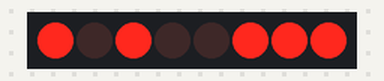
Bench run of a sketch on a simulated Arduino Uno, built with avr-gcc and run on an emulated ATmega328P. Parts: 8 shift-register outputs drawn as a row of LEDs (first output left, lit = HIGH). Wiring (inferred from the names in the program): shift register (74HC595): data pin 7; shift clock pin 5; latch pin 6. Wiring (inferred from the signals the program sends): row of LEDs: on Q0, Q1, Q2, Q3, Q4, Q5, Q6, Q7. Random numbers use the default seed unless the sketch sets one.

Above: at 0.1 s.
At 4.1 s:
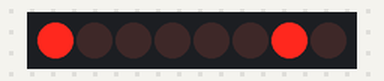
At 9.1 s:
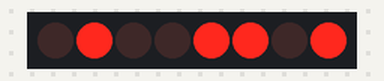
At 19.1 s:
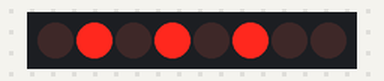
At 29.1 s:
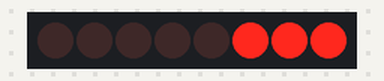
At 39.1 s:
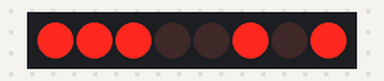
Timing chart, 0 to 40.0 s (numbered marks = the images above):
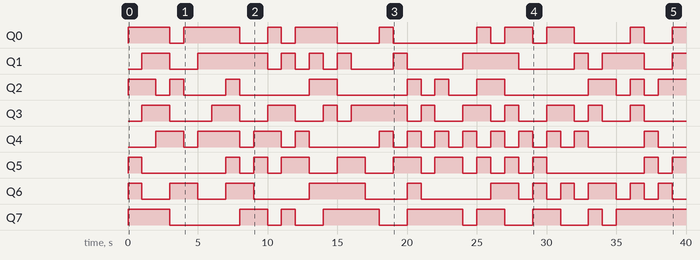

Measured:
- by itself, Q0: LOW → HIGH at 0.00 s, → LOW 3.0 s later, → HIGH 1.0 s later, → LOW 4.0 s later, … (19 changes in this stretch)
- by itself, Q1: LOW → HIGH at 1.0 s, → LOW 2.0 s later, → HIGH 2.0 s later, → LOW 5.0 s later, … (19 changes in this stretch)
- by itself, Q2: LOW → HIGH at 0.00 s, → LOW 2.0 s later, → HIGH 1.0 s later, → LOW 1.0 s later, … (19 changes in this stretch)
- by itself, Q3: LOW → HIGH at 1.0 s, → LOW 2.0 s later, → HIGH 3.0 s later, → LOW 2.0 s later, … (22 changes in this stretch)
- by itself, Q4: LOW → HIGH at 2.0 s, → LOW 2.0 s later, → HIGH 1.0 s later, → LOW 3.0 s later, … (26 changes in this stretch)
- by itself, Q5: LOW → HIGH at 0.00 s, → LOW 1.0 s later, → HIGH 6.0 s later, → LOW 1.0 s later, … (23 changes in this stretch)
- by itself, Q6: LOW → HIGH at 0.00 s, → LOW 1.0 s later, → HIGH 2.0 s later, → LOW 2.0 s later, … (22 changes in this stretch)
- by itself, Q7: LOW → HIGH at 0.00 s, → LOW 3.0 s later, → HIGH 5.0 s later, → LOW 2.0 s later, … (17 changes in this stretch)

The sketch:

8bitResister_tset2.ino
```cpp
int dataPin = 7;
int latchPin = 6;
int shiftPin = 5;

void setup() {
  pinMode(dataPin, OUTPUT);
  pinMode(latchPin, OUTPUT);
  pinMode(shiftPin, OUTPUT);
}

void loop() {
  digitalWrite(latchPin, LOW);
  shiftOut(dataPin, shiftPin, LSBFIRST, random(0, 256));
  digitalWrite(latchPin, HIGH);
  delay(1000);

}
```
